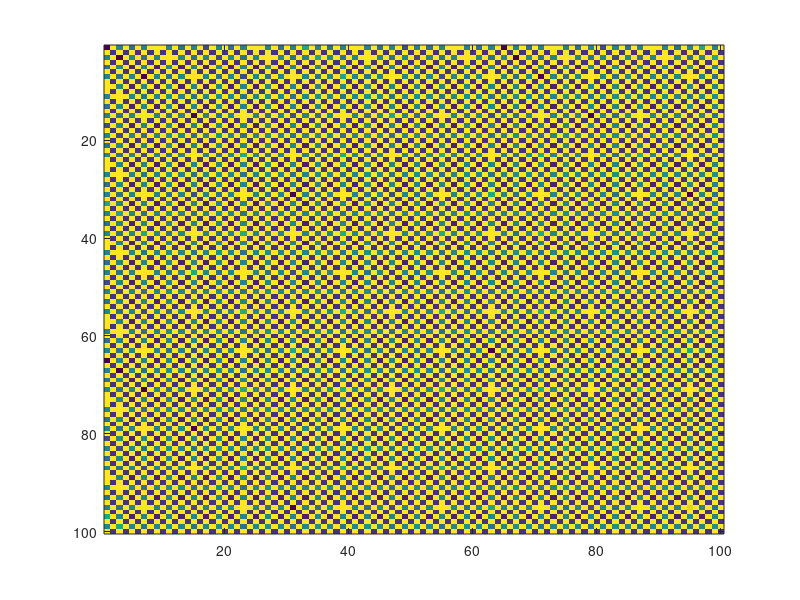

MATLAB code for this plot:

w = 100;
h = 100;
out=zeros(h,w);
[xx yy]=meshgrid(1:w, 1:h);
xx=xx(:);
yy=yy(:);

for i = 1 : log2(w)
  oddSum = mod(xx+yy, 2);
  out(find(oddSum))=rand();

  bothEven = (~mod(xx,2))&(~mod(yy,2))&xx&yy;
  out(find(bothEven))=rand();

  xx(find(bothEven|oddSum))=0;
  yy(find(bothEven|oddSum))=0;

  xx=floor(xx/2);
  yy=floor(yy/2);
end

figure;imagesc(out);
  
